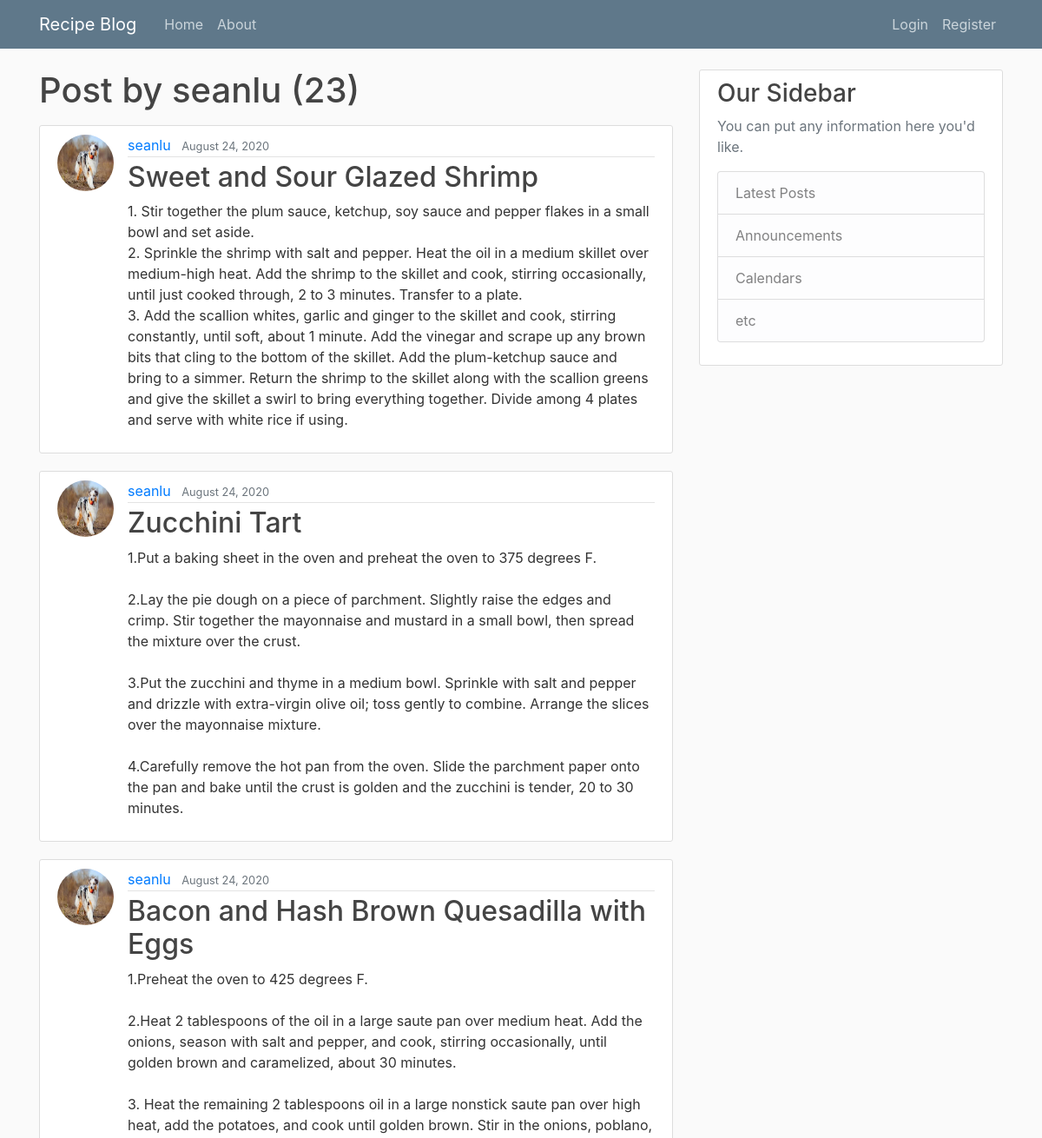
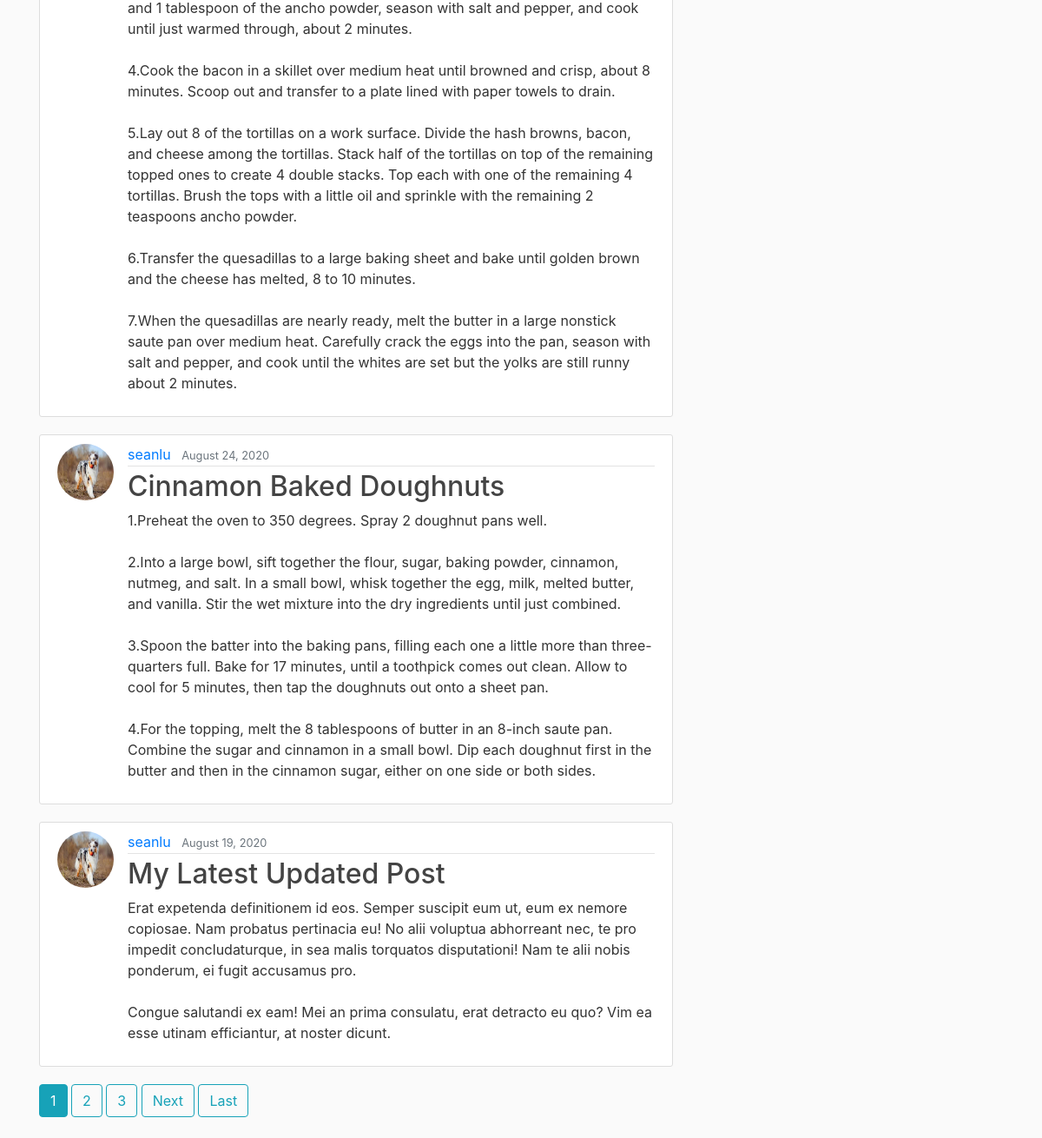
Screenshot of /user/seanlu with the database file from the repository (2 pictures, top to bottom).
### blog/models.py (models this page shows, shortened)
class Post(models.Model):
    title  = models.CharField(max_length = 100)
    content = models.TextField()
    date_posted = models.DateTimeField(default = timezone.now)
    author = models.ForeignKey(User, on_delete=models.CASCADE)

### users/models.py (models this page shows, shortened)
class Profile(models.Model):
    user = models.OneToOneField(User,on_delete=models.CASCADE)# CASCADE purpose : once we delete the user then also delete the profile, but if we delete the profile we won't delete the user.
    image = models.ImageField(default='default.jpg', upload_to = 'profile_pics')#upload_to is a path that the image stored

### blog/views.py (the view)
# urls.py: path('user/<str:username>', UserPostListView.as_view(), name = 'user-posts'),
class UserPostListView(ListView):
    model = Post
    template_name = 'blog/user_posts.html'#<app>/<model>_<viewtupe>.html
    context_object_name = 'posts'
    paginate_by = 5
    def get_queryset(self):
        user = get_object_or_404(User, username = self.kwargs.get('username'))
        return Post.objects.filter(author=user).order_by('-date_posted')

### blog/templates/blog/user_posts.html (shortened to what this page needs)
{% extends "blog/base.html" %}""" template inheretence"""
{% block content %}
<h1 class="mb-3">Post by {{ view.kwargs.username }} ({{ page_obj.paginator.count }})</h1>
    {% for post in posts %}
        <article class="media content-section">
            <img class="rounded-circle article-img" src=" {{ post.author.profile.image.url }}">
            <div class="media-body">
            <div class="article-metadata">
                <a class="mr-2" href="{% url 'user-posts' post.author.username %}">{{ post.author }}</a>
                <small class="text-muted">{{ post.date_posted | date:"F d, Y"}}</small>
            </div>
            <h2><a class="article-title" href="{% url 'post-detail' post.id %}">{{ post.title }}</a></h2>
            <p class="article-content">{{ post.content }}</p>
            </div>
        </article>
    {% endfor %}
    {% if is_paginated %}
        {% for num in page_obj.paginator.page_range %}
            {% if page_obj.number == num %}
                <a class="btn btn-info mb-4" href="?page={{ num }}">{{ num }}</a>
            {% elif num > page_obj.number|add:'-3' and num < page_obj.number|add:'3' %}
                <a class="btn btn-outline-info mb-4" href="?page={{ num }}">{{ num }}</a>
            {% endif %}
        {% endfor %}
        {% if page_obj.has_next %}
            <a class="btn btn-outline-info mb-4" href="?page={{ page_obj.next_page_number }}">Next</a>
            <a class="btn btn-outline-info mb-4" href="?page={{ page_obj.paginator.num_pages }}">Last</a>
        {% endif %}
    {% endif %}
{% endblock content %}

### blog/static/blog/main.css (style rules this page uses)
body { background: #fafafa; color: #333333; margin-top: 5rem; }
h1, h2, h3, h4, h5, h6 { color: #444444; }
.content-section { background: #ffffff; padding: 10px 20px; border: 1px solid #dddddd; border-radius: 3px; margin-bottom: 20px; }
.article-title { color: #444444; }
.article-content { white-space: pre-line; }
.article-img { height: 65px; width: 65px; margin-right: 16px; }
.article-metadata { padding-bottom: 1px; margin-bottom: 4px; border-bottom: 1px solid #e3e3e3 }

### rows the page displays
Post: author.profile.image (picture), author "seanlu", date_posted "August 24, 2020", title "Sweet and Sour Glazed Shrimp", content "1. Stir together the plum sauce, ketchup, soy sauce and pepper flakes in a small bowl and set aside. 2. Sprinkle the shrimp with salt and pepper. Heat the oil in a medium skillet over medium-high heat. Add the shrimp to the skillet and cook, stirring occasionally, until just cooked through, 2 to 3 minutes. Transfer to a plate. 3. Add the scallion whites, garlic and ginger to the skillet and cook, stirring constantly, until soft, about 1 minute. Add the vinegar and scrape up any brown bits that cling to the bottom of the skillet. Add the plum-ketchup sauce and bring to a simmer. Return the shrimp to the skillet along with the scallion greens and give the skillet a swirl to bring everything…"
Post: author.profile.image (picture), author "seanlu", date_posted "August 24, 2020", title "Zucchini Tart", content "1.Put a baking sheet in the oven and preheat the oven to 375 degrees F. 2.Lay the pie dough on a piece of parchment. Slightly raise the edges and crimp. Stir together the mayonnaise and mustard in a small bowl, then spread the mixture over the crust. 3.Put the zucchini and thyme in a medium bowl. Sprinkle with salt and pepper and drizzle with extra-virgin olive oil; toss gently to combine. Arrange the slices over the mayonnaise mixture. 4.Carefully remove the hot pan from the oven. Slide the parchment paper onto the pan and bake until the crust is golden and the zucchini is tender, 20 to 30 minutes."
Post: author.profile.image (picture), author "seanlu", date_posted "August 24, 2020", title "Bacon and Hash Brown Quesadilla with Eggs", content "1.Preheat the oven to 425 degrees F. 2.Heat 2 tablespoons of the oil in a large saute pan over medium heat. Add the onions, season with salt and pepper, and cook, stirring occasionally, until golden brown and caramelized, about 30 minutes. 3. Heat the remaining 2 tablespoons oil in a large nonstick saute pan over high heat, add the potatoes, and cook until golden brown. Stir in the onions, poblano, and 1 tablespoon of the ancho powder, season with salt and pepper, and cook until just warmed through, about 2 minutes. 4.Cook the bacon in a skillet over medium heat until browned and crisp, about 8 minutes. Scoop out and transfer to a plate lined with paper towels to drain. 5.Lay out 8 of the…"
Post: author.profile.image (picture), author "seanlu", date_posted "August 24, 2020", title "Cinnamon Baked Doughnuts", content "1.Preheat the oven to 350 degrees. Spray 2 doughnut pans well. 2.Into a large bowl, sift together the flour, sugar, baking powder, cinnamon, nutmeg, and salt. In a small bowl, whisk together the egg, milk, melted butter, and vanilla. Stir the wet mixture into the dry ingredients until just combined. 3.Spoon the batter into the baking pans, filling each one a little more than three-quarters full. Bake for 17 minutes, until a toothpick comes out clean. Allow to cool for 5 minutes, then tap the doughnuts out onto a sheet pan. 4.For the topping, melt the 8 tablespoons of butter in an 8-inch saute pan. Combine the sugar and cinnamon in a small bowl. Dip each doughnut first in the butter and then…"
Post: author.profile.image (picture), author "seanlu", date_posted "August 19, 2020", title "My Latest Updated Post", content "Erat expetenda definitionem id eos. Semper suscipit eum ut, eum ex nemore copiosae. Nam probatus pertinacia eu! No alii voluptua abhorreant nec, te pro impedit concludaturque, in sea malis torquatos disputationi! Nam te alii nobis ponderum, ei fugit accusamus pro. Congue salutandi ex eam! Mei an prima consulatu, erat detracto eu quo? Vim ea esse utinam efficiantur, at noster dicunt."

### other values shown
{{ view.kwargs.username }} "seanlu"
{{ page_obj.paginator.count }} "23"
{{ num }} "1"
{{ num }} "2" "3"
